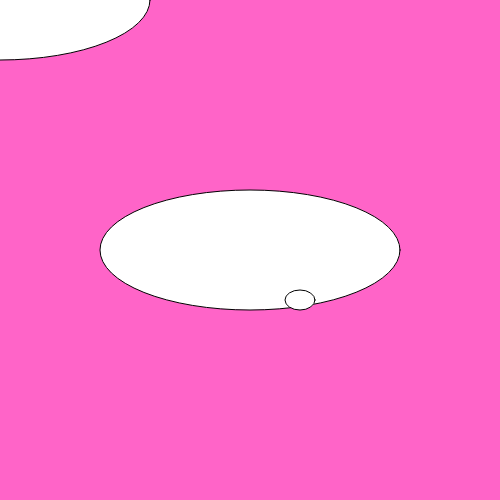
Frame 1 (no input)
Frame 60 (no input): identical to frame 1, image omitted
Frame 120 (the mouse pressed at the canvas centre since frame 60): identical to frame 1, image omitted

The p5.js sketch that drew this single still picture (run headless with seeded random() and noise() and a simulated clock; from frame 60 on, the mouse is pressed at the canvas centre):

// p5.js sketch
// ── sketch.js
function setup() {
    createCanvas(500, 500);
    background(255, 100, 200);

    ellipse(0, 0, 300, 120);

    translate(250, 250);
    ellipse(0, 0, 300, 120);

    translate(50, 50);
    ellipse(0, 0, 30, 20);



}

function draw() {

}
